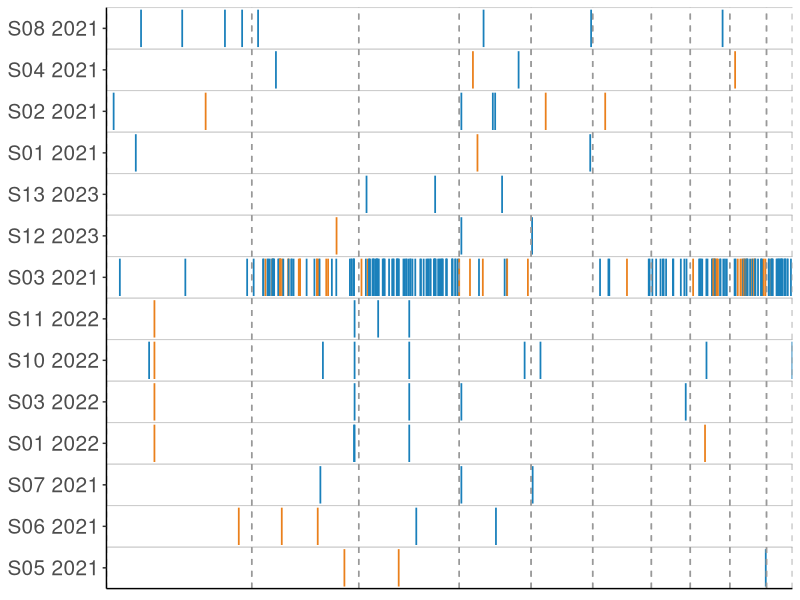

Here is the R script that generated this plot:
# Load libraries
library(readxl)
library(dplyr)
library(ggplot2)

# Read Excel file
df <- read_excel("snp-sites-deidentified-final.xlsx")

# Clean numeric columns
df$segment  <- as.numeric(df$segment)
df$length   <- as.numeric(df$length)

df$position <- gsub(",", "", df$position)
df$position <- trimws(df$position)
df$position[df$position == "n/a"] <- NA
df$position <- as.numeric(df$position)

df <- df %>% filter(!is.na(position))

# Build segment reference
segment_lengths <- df %>%
  group_by(segment) %>%
  summarize(length = max(length), .groups = "drop") %>%
  arrange(segment) %>%
  mutate(
    seg_start = lag(cumsum(length), default = 0),
    seg_end   = seg_start + length
  )

# Concatenated genome coordinates
df2 <- df %>%
  left_join(segment_lengths, by = "segment") %>%
  mutate(genome_pos = seg_start + position)

# Update SNP type
df2 <- df2 %>%
  # Convert SNP to proper case to match colors
  mutate(snp_type = case_when(
    SNP == "synonymous"    ~ "Synonymous",
    SNP == "nonsynonymous" ~ "Nonsynonymous",
    TRUE                    ~ "Other"
  ))

# Order samples
df2 <- df2 %>% arrange(serotype, sample_ID)
df2$sample_ID <- factor(df2$sample_ID, levels = unique(df2$sample_ID))

# Filter out "Other" (i.e., "n/a")
df2 <- df2 %>% filter(snp_type != "Other")

# Row boundaries
row_bounds <- df2 %>%
  distinct(sample_ID) %>%
  mutate(y = as.numeric(sample_ID),
         ymin = y - 0.5,
         ymax = y + 0.5)

# Make sure sample_ID is a factor in the correct order
df2$sample_ID <- factor(df2$sample_ID, levels = unique(df2$sample_ID))

# Base plot with y-axis labels
p <- ggplot() +
  
  # SNP vertical bars
  geom_linerange(
    data = df2,
    aes(
      x = genome_pos,
      ymin = as.numeric(sample_ID) - 0.45,
      ymax = as.numeric(sample_ID) + 0.45,
      color = snp_type
    ),
    linewidth = 0.6
  ) +
  
  # Sample row borders
  geom_hline(data = row_bounds, aes(yintercept = ymin),
             color = "grey80", linewidth = 0.3) +
  geom_hline(data = row_bounds, aes(yintercept = ymax),
             color = "grey80", linewidth = 0.3) +
  
  # Segment boundaries
  geom_vline(data = segment_lengths, aes(xintercept = seg_start),
             linetype = "dashed", color = "grey60") +
  geom_vline(data = segment_lengths, aes(xintercept = seg_end),
             linetype = "dashed", color = "grey60") +
  
  # SNP colors
  scale_color_manual(values = c(
    "Synonymous" = "#1a80bb",
    "Nonsynonymous" = "#ea801c"
  )) +
  
  # Remove axis labels
  labs(x = NULL, y = NULL, color = NULL) +
  
  theme_classic() +
  theme(
    axis.text.x  = element_blank(),
    axis.ticks.x = element_blank(),
    axis.text.y  = element_text(size = 15),
    axis.ticks.y = element_line(),
    legend.position = "none"
  ) +
  
  # Explicit x-axis limits
  scale_x_continuous(
    limits = c(0, max(segment_lengths$seg_end)),
    expand = c(0, 0)
  ) +
  scale_y_continuous(
    breaks = 1:length(unique(df2$sample_ID)),
    labels = levels(df2$sample_ID),
    expand = c(0, 0)
  )

p
